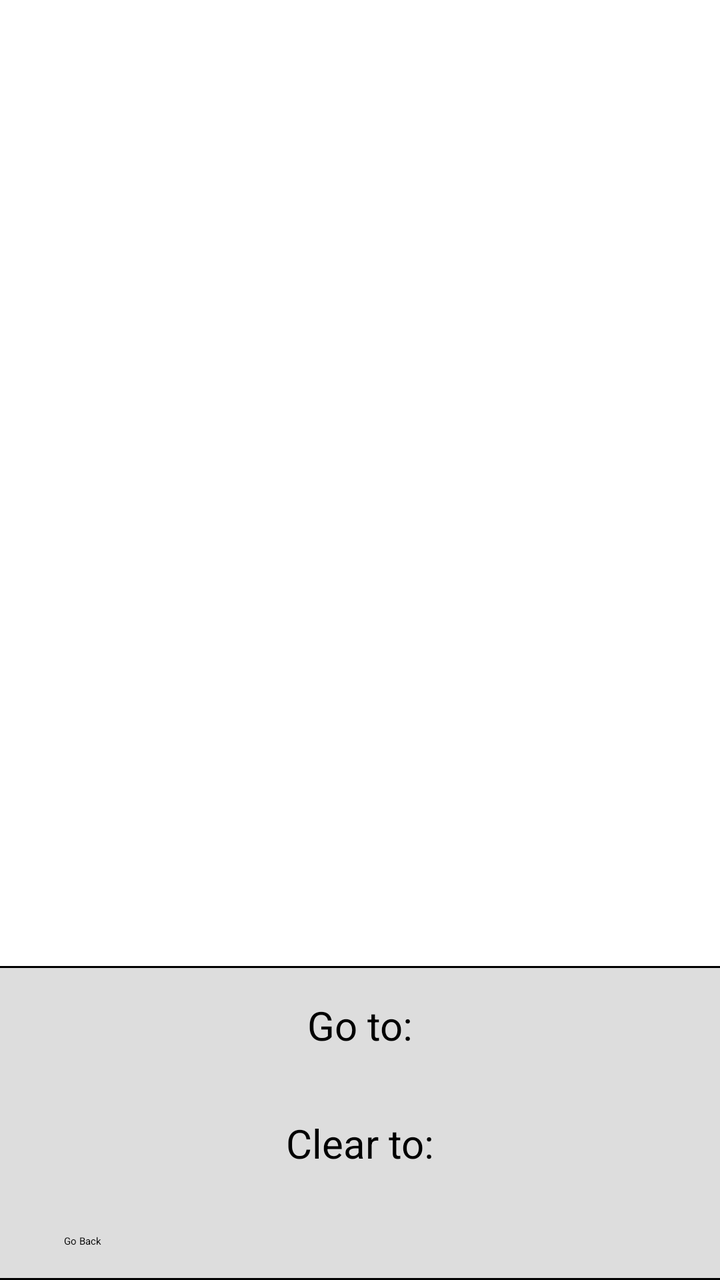
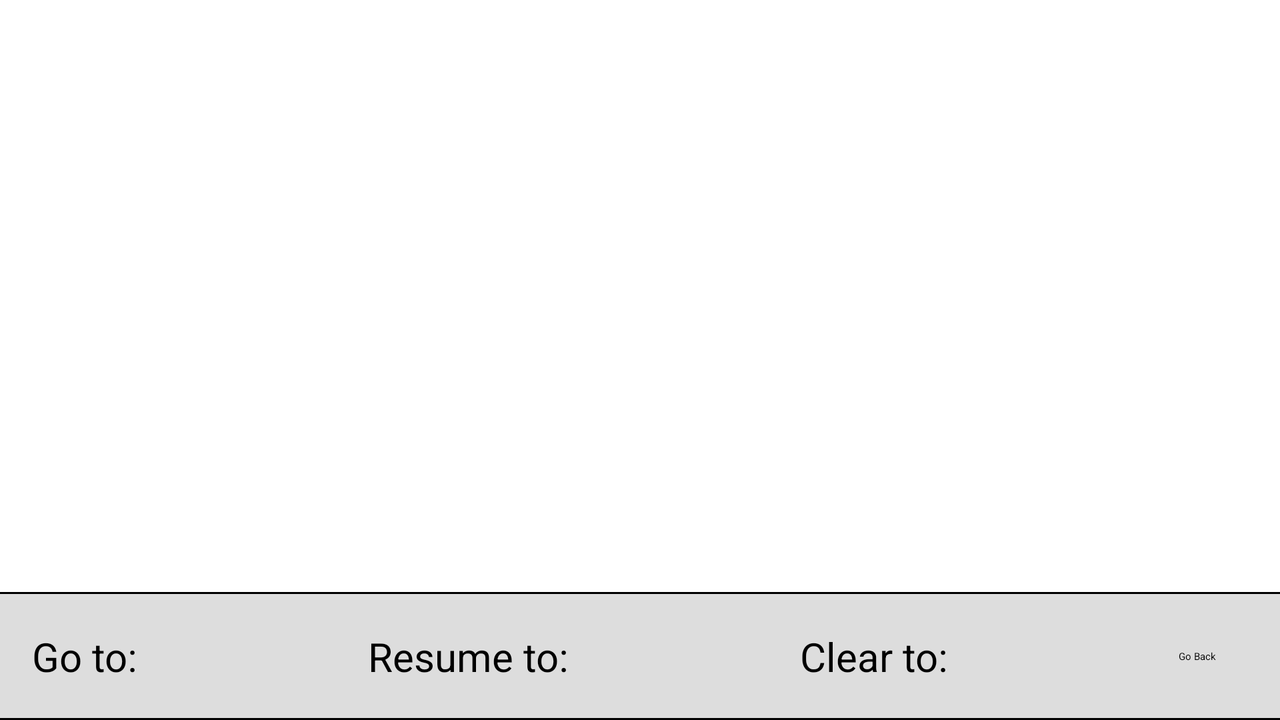

First picture: res/layout/ on a phone held upright. Second picture: the repository's own variant of that layout, on a device whose configuration matches the variant's folder. Source for both follows.
<!-- AndroidManifest.xml: activity theme Theme.Backstack -->
<!-- res/layout/activity_main.xml -->
<?xml version="1.0" encoding="utf-8"?>
<androidx.constraintlayout.widget.ConstraintLayout xmlns:android="http://schemas.android.com/apk/res/android"
    android:layout_width="match_parent"
    android:layout_height="match_parent"
    xmlns:app="http://schemas.android.com/apk/res-auto">

    <FrameLayout
        android:id="@+id/container"
        android:layout_width="match_parent"
        android:layout_height="0dp"
        android:padding="@dimen/margin"
        app:layout_constraintTop_toTopOf="parent"
        app:layout_constraintBottom_toTopOf="@id/backstackControlLayout"
        app:layout_constraintStart_toStartOf="parent"
        app:layout_constraintEnd_toEndOf="parent">
    </FrameLayout>

    <androidx.constraintlayout.widget.ConstraintLayout
        android:id="@+id/backstackControlLayout"
        android:background="@drawable/top_shadow"
        android:layout_width="match_parent"
        android:layout_height="0dp"
        android:padding="@dimen/margin"
        app:layout_constraintBottom_toBottomOf="parent"
        app:layout_constraintStart_toStartOf="parent"
        app:layout_constraintEnd_toEndOf="parent">

        <Button
            android:id="@+id/goBackButton"
            android:layout_width="0dp"
            android:layout_height="wrap_content"
            android:text="@string/go_back"
            android:layout_marginTop="@dimen/margin"
            android:layout_marginEnd="@dimen/margin"
            android:layout_marginStart="@dimen/margin"
            app:layout_constraintBottom_toBottomOf="parent"
            app:layout_constraintStart_toStartOf="parent"
            app:layout_constraintEnd_toEndOf="parent" />

        <androidx.appcompat.widget.AppCompatSpinner
            android:id="@+id/clearToButton"
            android:layout_width="0dp"
            android:layout_height="wrap_content"
            style="@style/Widget.AppCompat.Button"
            android:text="@string/clear_to"
            android:padding="@dimen/margin"
            android:layout_marginTop="@dimen/margin"
            android:layout_marginEnd="@dimen/margin"
            android:layout_marginStart="@dimen/margin"
            app:layout_constraintBottom_toTopOf="@id/goBackButton"
            app:layout_constraintStart_toStartOf="parent"
            app:layout_constraintEnd_toEndOf="parent" />

        <TextView
            android:id="@+id/clearToLabel"
            android:layout_width="wrap_content"
            android:layout_height="wrap_content"
            android:text="@string/clear_to"
            android:textSize = "20dp"
            app:layout_constraintBottom_toTopOf="@id/clearToButton"
            app:layout_constraintStart_toStartOf="parent"
            app:layout_constraintEnd_toEndOf="parent" />

        <androidx.appcompat.widget.AppCompatSpinner
            android:id="@+id/goToButton"
            android:layout_width="0dp"
            android:layout_height="wrap_content"
            style="@style/Widget.AppCompat.Button"
            android:text="@string/go_to"
            android:padding="@dimen/margin"
            android:layout_marginTop="@dimen/margin"
            android:layout_marginEnd="@dimen/margin"
            android:layout_marginStart="@dimen/margin"
            app:layout_constraintBottom_toTopOf="@id/clearToLabel"
            app:layout_constraintStart_toStartOf="parent"
            app:layout_constraintEnd_toEndOf="parent" />

        <TextView
            android:id="@+id/goToLabel"
            android:layout_width="wrap_content"
            android:layout_height="wrap_content"
            android:text="@string/go_to"
            android:textSize = "20dp"
            android:layout_marginTop="@dimen/margin"
            app:layout_constraintBottom_toTopOf="@id/goToButton"
            app:layout_constraintStart_toStartOf="parent"
            app:layout_constraintEnd_toEndOf="parent" />

    </androidx.constraintlayout.widget.ConstraintLayout>
</androidx.constraintlayout.widget.ConstraintLayout>
<!-- resources referenced by this layout -->
<resources>
  <dimen name="margin">16dp</dimen>
  <!-- drawable top_shadow (drawable) -->
  <?xml version="1.0" encoding="utf-8"?>
  <layer-list xmlns:android="http://schemas.android.com/apk/res/android" >
      <item>
          <shape
              android:shape="rectangle">
              <stroke android:width="1dp" android:color="#FF000000" />
              <solid android:color="#FFDDDDDD" />
          </shape>
      </item>
  
      <item android:top="1dp" android:bottom="1dp">
          <shape
              android:shape="rectangle">
              <stroke android:width="1dp" android:color="#FFDDDDDD" />
              <solid android:color="#00000000" />
          </shape>
      </item>
  
  </layer-list>
  <string name="clear_to">Clear to:</string>
  <string name="go_back">Go Back</string>
  <string name="go_to">Go to:</string>
</resources>
<!-- res/layout-land/activity_main.xml (the repository's variant of the layout above) -->
<!-- drawn on the phone turned sideways -->
<?xml version="1.0" encoding="utf-8"?>
<androidx.constraintlayout.widget.ConstraintLayout xmlns:android="http://schemas.android.com/apk/res/android"
    android:layout_width="match_parent"
    android:layout_height="match_parent"
    xmlns:app="http://schemas.android.com/apk/res-auto">

    <FrameLayout
        android:id="@+id/container"
        android:layout_width="match_parent"
        android:layout_height="0dp"
        android:padding="@dimen/margin"
        app:layout_constraintTop_toTopOf="parent"
        app:layout_constraintBottom_toTopOf="@id/backstackControlLayout"
        app:layout_constraintStart_toStartOf="parent"
        app:layout_constraintEnd_toEndOf="parent">
    </FrameLayout>

    <androidx.constraintlayout.widget.ConstraintLayout
        android:id="@+id/backstackControlLayout"
        android:background="@drawable/top_shadow"
        android:layout_width="match_parent"
        android:layout_height="0dp"
        android:padding="@dimen/margin"
        app:layout_constraintBottom_toBottomOf="parent"
        app:layout_constraintStart_toStartOf="parent"
        app:layout_constraintEnd_toEndOf="parent">

        <TextView
            android:id="@+id/goToLabel"
            android:layout_width="wrap_content"
            android:layout_height="wrap_content"
            android:text="@string/go_to"
            android:textSize = "20dp"
            app:layout_constraintTop_toTopOf="parent"
            app:layout_constraintBottom_toBottomOf="parent"
            app:layout_constraintStart_toStartOf="parent"
            app:layout_constraintEnd_toStartOf="@id/goToButton" />

        <androidx.appcompat.widget.AppCompatSpinner
            android:id="@+id/goToButton"
            android:layout_width="0dp"
            android:layout_height="wrap_content"
            style="@style/Widget.AppCompat.Button"
            android:text="@string/go_to"
            android:padding="@dimen/margin"
            android:layout_marginEnd="@dimen/margin"
            android:layout_marginStart="@dimen/margin"
            app:layout_constraintTop_toTopOf="parent"
            app:layout_constraintBottom_toBottomOf="parent"
            app:layout_constraintStart_toEndOf="@id/goToLabel"
            app:layout_constraintEnd_toStartOf="@id/resumeToLabel" />

        <TextView
            android:id="@+id/resumeToLabel"
            android:layout_width="wrap_content"
            android:layout_height="wrap_content"
            android:text="@string/resume_to"
            android:textSize = "20dp"
            app:layout_constraintTop_toTopOf="parent"
            app:layout_constraintBottom_toBottomOf="parent"
            app:layout_constraintStart_toEndOf="@id/goToButton"
            app:layout_constraintEnd_toStartOf="@id/resumeToButton" />

        <androidx.appcompat.widget.AppCompatSpinner
            android:id="@+id/resumeToButton"
            android:layout_width="0dp"
            android:layout_height="wrap_content"
            style="@style/Widget.AppCompat.Button"
            android:text="@string/resume_to"
            android:padding="@dimen/margin"
            android:layout_marginEnd="@dimen/margin"
            android:layout_marginStart="@dimen/margin"
            app:layout_constraintTop_toTopOf="parent"
            app:layout_constraintBottom_toBottomOf="parent"
            app:layout_constraintStart_toEndOf="@id/resumeToLabel"
            app:layout_constraintEnd_toStartOf="@id/clearToLabel" />

        <TextView
            android:id="@+id/clearToLabel"
            android:layout_width="wrap_content"
            android:layout_height="wrap_content"
            android:text="@string/clear_to"
            android:textSize = "20dp"
            app:layout_constraintTop_toTopOf="parent"
            app:layout_constraintBottom_toBottomOf="parent"
            app:layout_constraintStart_toEndOf="@id/resumeToButton"
            app:layout_constraintEnd_toStartOf="@id/clearToButton" />

        <androidx.appcompat.widget.AppCompatSpinner
            android:id="@+id/clearToButton"
            android:layout_width="0dp"
            android:layout_height="wrap_content"
            style="@style/Widget.AppCompat.Button"
            android:text="@string/clear_to"
            android:padding="@dimen/margin"
            android:layout_marginEnd="@dimen/margin"
            android:layout_marginStart="@dimen/margin"
            app:layout_constraintTop_toTopOf="parent"
            app:layout_constraintBottom_toBottomOf="parent"
            app:layout_constraintStart_toEndOf="@id/clearToLabel"
            app:layout_constraintEnd_toStartOf="@id/goBackButton" />

        <Button
            android:id="@+id/goBackButton"
            android:layout_width="0dp"
            android:layout_height="wrap_content"
            android:text="@string/go_back"
            android:layout_marginEnd="@dimen/margin"
            android:layout_marginStart="@dimen/margin"
            app:layout_constraintTop_toTopOf="parent"
            app:layout_constraintBottom_toBottomOf="parent"
            app:layout_constraintEnd_toEndOf="parent" />

    </androidx.constraintlayout.widget.ConstraintLayout>
</androidx.constraintlayout.widget.ConstraintLayout>
<!-- resources referenced by the variant -->
<!-- as the phone turned sideways resolves them -->
<resources>
  <dimen name="margin">16dp</dimen>
  <!-- drawable top_shadow (drawable) -->
  <?xml version="1.0" encoding="utf-8"?>
  <layer-list xmlns:android="http://schemas.android.com/apk/res/android" >
      <item>
          <shape
              android:shape="rectangle">
              <stroke android:width="1dp" android:color="#FF000000" />
              <solid android:color="#FFDDDDDD" />
          </shape>
      </item>
  
      <item android:top="1dp" android:bottom="1dp">
          <shape
              android:shape="rectangle">
              <stroke android:width="1dp" android:color="#FFDDDDDD" />
              <solid android:color="#00000000" />
          </shape>
      </item>
  
  </layer-list>
  <string name="clear_to">Clear to:</string>
  <string name="go_back">Go Back</string>
  <string name="go_to">Go to:</string>
  <string name="resume_to">Resume to:</string>
</resources>
